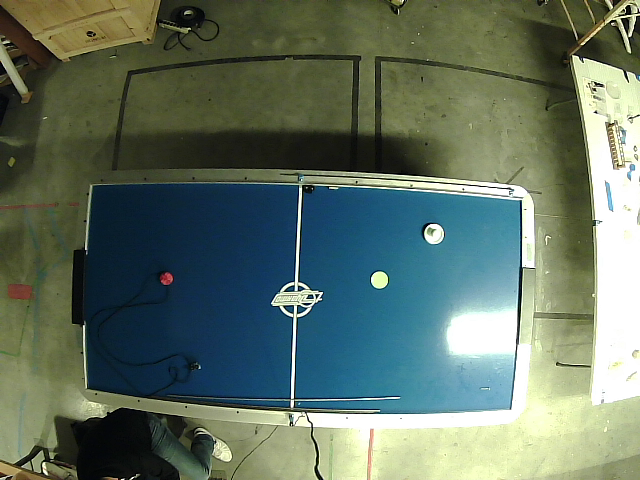
#> input picture notebooks/overhead-science-4.png, 640 x 480 px
$ jupyter execute --allow-errors 'Find the Pieces.ipynb'   (older library calls are emulated)
#> lines starting #> are read from the running program, lines starting #| are printed output that depends on the picture; after the words box and inside, x2 and y2 are one past the last pixel; in counts of white or black regions, pixels touching at a corner belong together
[cell 1]
import numpy as np
import cv2
import imutils
import skimage

import matplotlib.pyplot as plt
from mpl_toolkits.mplot3d import Axes3D
from matplotlib import cm
from matplotlib import colors

[cell 2]
def show_img(image):
    plt.figure(figsize=(16,16))
    plt.imshow(image)

[cell 3]
path = r'overhead-science-4.png'
img = cv2.imread(path)
#> img is the input picture: shape (480, 640, 3); mean B, G, R 98.7, 113, 96.5

[cell 4]
## isolate the table
rgb = cv2.cvtColor(img, cv2.COLOR_BGR2RGB)
show_img(rgb)

[cell 5]
t, blue = cv2.threshold(rgb, 20, 255, cv2.THRESH_BINARY_INV, cv2.ADAPTIVE_THRESH_GAUSSIAN_C)
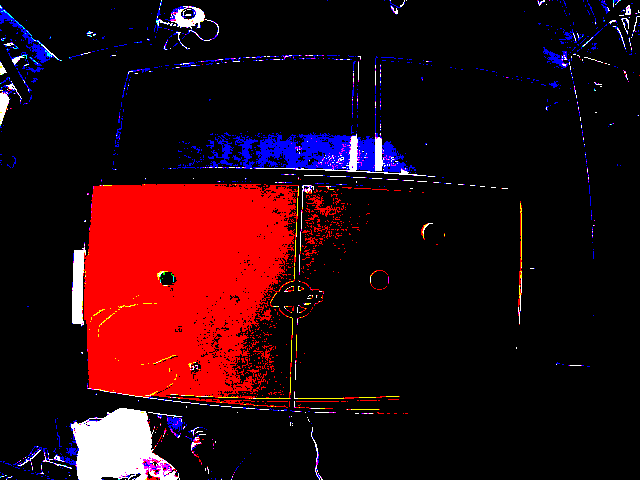
#> blue: shape (480, 640, 3); mean R, G, B 41.6, 8.3, 14.8
mask = ~blue[:,:,2]
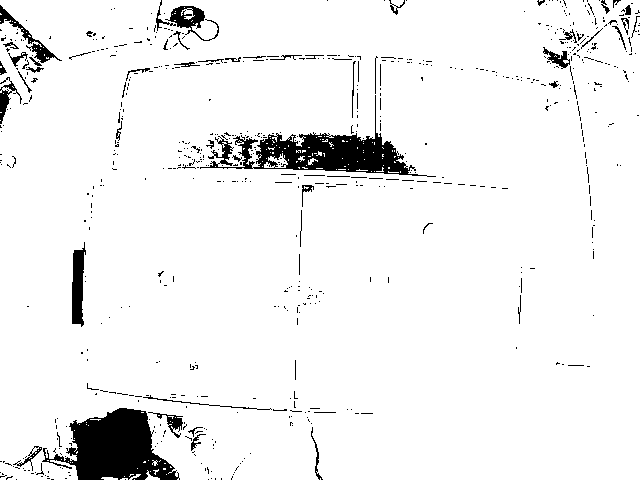
#> mask: shape (480, 640); 94.2% white; 668 black regions (605 under 20 px), largest, box (x1, y1, x2, y2) and area: (42, 408, 180, 480) 5509, (200, 95, 436, 177) 4993, (72, 242, 86, 327) 815
show_img(mask)

[cell 6]
## isolate HUE
hsv = cv2.cvtColor(img, cv2.COLOR_RGB2HSV)
#> hsv: shape (480, 640, 3); mean H, S, V 60.2, 107.4, 120.6
hsv[:,:,1:] = 0
#> hsv: shape (480, 640, 3); mean H, S, V 60.2, 0, 0
show_img(hsv)

[cell 7]
t, hue = cv2.threshold(hsv, 50, 255, cv2.THRESH_BINARY_INV, cv2.ADAPTIVE_THRESH_GAUSSIAN_C)
#> hue: shape (480, 640, 3); mean H, S, V 94.2, 255, 255
hue = hue[:,:,0]
#> hue: shape (480, 640); 36.9% white; 96 white regions (75 under 20 px), largest, box (x1, y1, x2, y2) and area: (72, 182, 536, 430) 97048, (592, 149, 640, 405) 8866, (72, 408, 184, 480) 5392
show_img(hue)

[cell 8]
masked = hue & mask
#> masked: shape (480, 640); 34.9% white; 146 white regions (130 under 20 px), largest, box (x1, y1, x2, y2) and area: (82, 182, 536, 430) 96109, (592, 149, 640, 405) 8865, (146, 412, 184, 460) 646
show_img(masked)

[cell 9]
## denoise

kernel = np.ones((1, 1))
opened = cv2.morphologyEx(masked, cv2.MORPH_OPEN, kernel)
closed = cv2.morphologyEx(opened, cv2.MORPH_CLOSE, np.ones((1,5)))
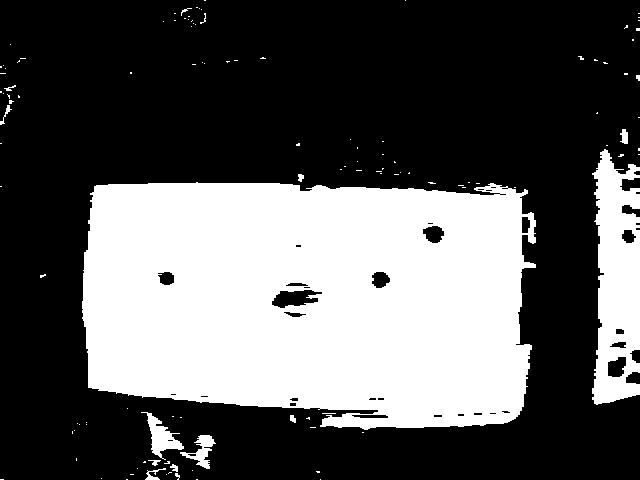
#> closed: shape (480, 640); 35.2% white; 118 white regions (103 under 20 px), largest, box (x1, y1, x2, y2) and area: (82, 182, 536, 430) 97210, (592, 149, 640, 405) 9005, (141, 412, 184, 460) 741
show_img(closed)

[cell 10]
## edges are less work

laplacian = cv2.Laplacian(closed,cv2.CV_8UC1)
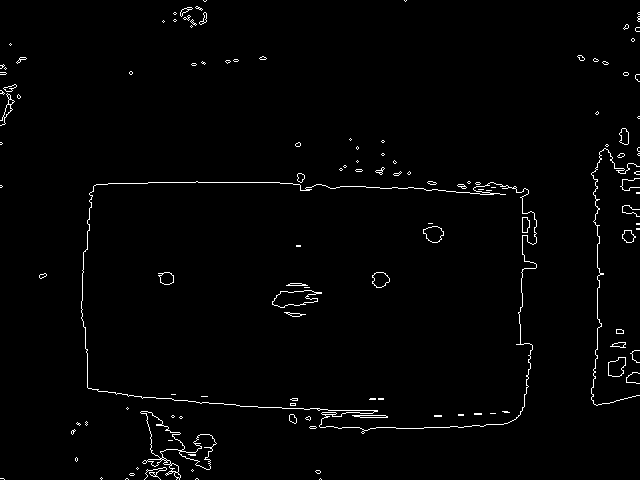
#> laplacian: shape (480, 640); 1.5% white in thin lines or dots
#edges = cv2.Canny(closed, 1, 1)
show_img(laplacian)

[cell 11]
## find largest external blob

im2, outer_contours, hierarchy = cv2.findContours(laplacian, cv2.RETR_EXTERNAL, cv2.CHAIN_APPROX_NONE)
#> outer_contours = 99 contours, 80 with area under 20; largest, box (x1, y1, x2, y2) and area: (81, 181, 537, 434) 99822, (140, 411, 217, 480) 1606, (608, 357, 626, 377) 248, (619, 128, 629, 145) 111, (622, 230, 636, 243) 108
max_contour = max(outer_contours, key = cv2.contourArea)
#> max_contour = contour of 1551 points, box (x1, y1, x2, y2) (81, 181, 537, 434), area 99822
test = cv2.drawContours(np.zeros_like(laplacian), [max_contour], -1, (255,255,255), 5)
#> test: shape (480, 640); 3.4% white; 1 white region
show_img(test)

[cell 12]
## translate playing area to a clean rect

rect = cv2.minAreaRect(max_contour)
#> rect = ((308.4, 307.1), (251.4, 454.9), -89.81)
box = cv2.boxPoints(rect)
#> box = [[535.4, 433.6], [80.56, 432], [81.41, 180.6], [536.3, 182.1]]
box = np.int0(box)
#> box = [[535, 433], [80, 432], [81, 180], [536, 182]]

from imutils import perspective
ordered = np.int0(perspective.order_points(box))
#> ordered = [[81, 180], [536, 182], [535, 433], [80, 432]]

disp = rgb.copy()
cv2.drawContours(disp,[ordered],0,(255,0,0),2)
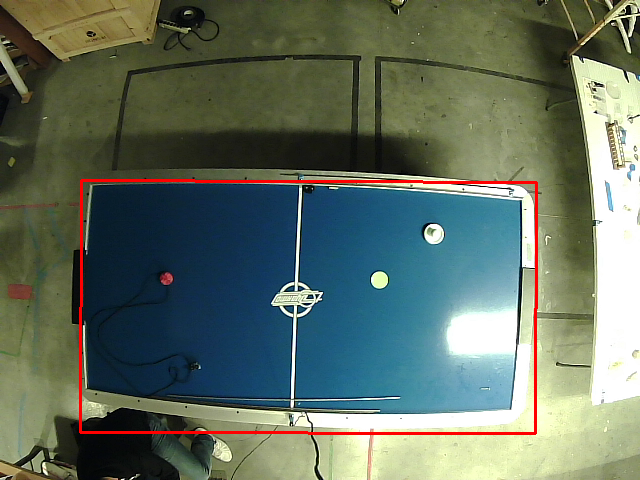
#> disp: shape (480, 640, 3); mean R, G, B 98.2, 111, 97.1
show_img(disp)

[cell 13]
## draw all of the shapes

im2, all_contours, hierarchy = cv2.findContours(laplacian, cv2.RETR_TREE, cv2.CHAIN_APPROX_NONE)
#> all_contours = 255 contours, 199 with area under 20; largest, box (x1, y1, x2, y2) and area: (81, 181, 537, 434) 99822, (81, 181, 537, 431) 99736, (140, 411, 217, 480) 1606, (140, 411, 185, 459) 832, (179, 434, 217, 470) 560

test = cv2.drawContours(np.zeros_like(laplacian), all_contours, -1, (255,255,255), 5)
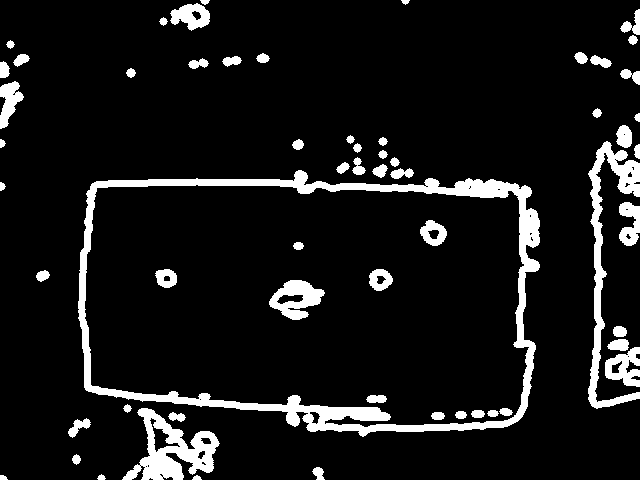
#> test: shape (480, 640); 9.3% white; 60 white regions
show_img(test)

[cell 14]
## isolate the shapes inside the table area

def point_in_box(point, box):
    return point[0] > min(box[:,0]) and point[0] < max(box[:,0]) and point[1] > min(box[:,1]) and point[1] < max(box[:,1])

contours_in_box = [c for c in all_contours if not (min(c[:,0,0]) <= min(box[:,0]) or max(c[:,0,0]) >= max(box[:,0]) or min(c[:,0,1]) <= min(box[:,1]) or max(c[:,0,1]) >= max(box[:,1]))]
#> contours_in_box = 63 contours, 43 with area under 20; largest, box (x1, y1, x2, y2) and area: (272, 290, 322, 308) 497, (272, 290, 318, 308) 486, (423, 226, 444, 243) 228, (423, 226, 444, 243) 224, (372, 272, 390, 288) 188

disp = np.zeros_like(laplacian)
cv2.drawContours(disp, [box], 0, (255, 0, 0), 1)
#> disp: shape (480, 640); 0.46% white in thin lines or dots, all inside (x1, y1, x2, y2) = (80, 180, 537, 434)
cv2.drawContours(disp, contours_in_box, -1, (255,255,255), 5)
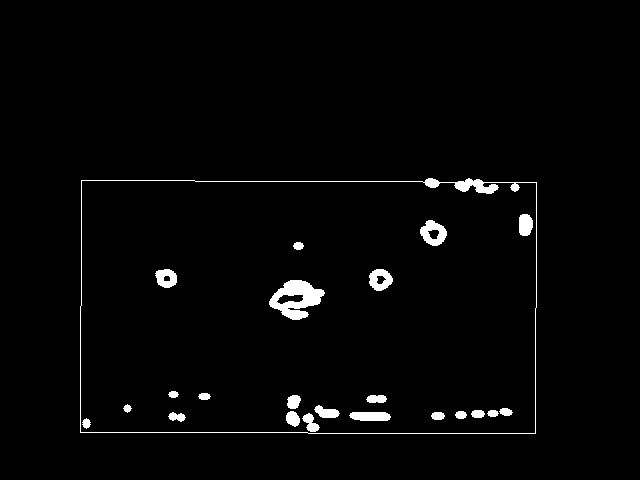
#> disp: shape (480, 640); 2.1% white; 23 white regions
show_img(disp)

[cell 15]
## filter out large shapes

def get_area(c):
    m = cv2.moments(c)
#> m = moments, m00 99821.5, centre m10/m00, m01/m00 = (310.8, 299.1)
    return m['m00']

max_area = get_area(max_contour)
#> max_area = 99821.5
#print('Max Area = %.2f' %(max_area))

small_contours = [c for c in contours_in_box if (get_area(c) * 100 / max_area) < 50 and (get_area(c) * 100 / max_area) > 0.1]
#> small_contours = 8 contours; box (x1, y1, x2, y2) and area: (272, 290, 322, 308) 497, (272, 290, 318, 308) 486, (423, 226, 444, 243) 228, (423, 226, 444, 243) 224, (372, 272, 390, 288) 188, (372, 272, 390, 288) 183, (158, 272, 174, 285) 134, (159, 272, 174, 285) 130
test = cv2.drawContours(np.zeros_like(laplacian), small_contours, -1, (255,255,255), 5)
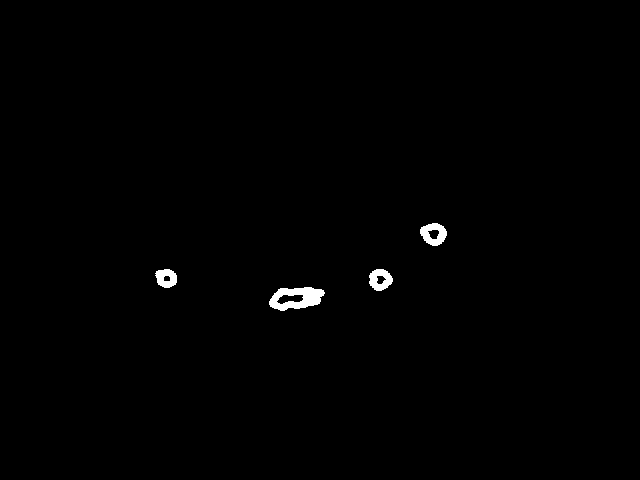
#> test: shape (480, 640); 0.6% white; 4 white regions
show_img(test)

[cell 16]
## filter out non-circular shapes

def is_circle(c):
    polys = len(cv2.approxPolyDP(c,0.01*cv2.arcLength(c,True),True))
    if polys < 8 or polys > 15:
        return False

    center, radius = cv2.minEnclosingCircle(c)
    area = get_area(c)
    circle_area = 3.14*radius*radius
    if abs(area-circle_area) > .5 * area:
        return False

    return True

circular_contours = [c for c in small_contours if is_circle(c)]
#> circular_contours = 3 contours; box (x1, y1, x2, y2) and area: (423, 226, 444, 243) 224, (372, 272, 390, 288) 183, (159, 272, 174, 285) 130

#> (the rest of this cell did not finish here and is left out)

[cell 17]
## put it all together

disp = rgb.copy()
cv2.drawContours(disp, [box], 0, (255, 0, 0), 1)
cv2.drawContours(disp, circular_contours, -1, (0,255,0), 2)
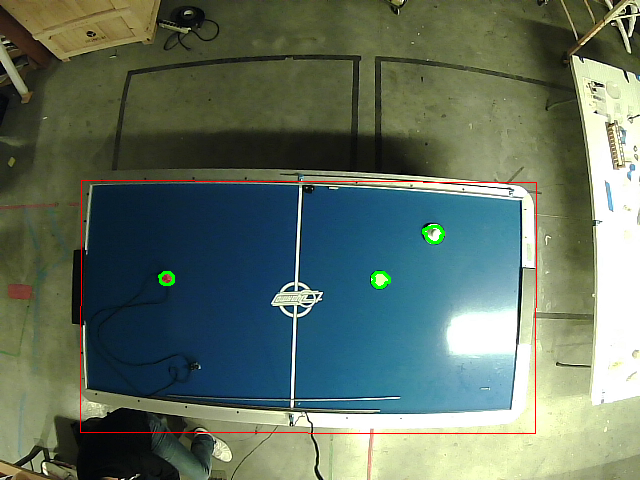
#> disp: shape (480, 640, 3); mean R, G, B 96.8, 112.5, 97.9
show_img(disp)

[cell 18]
def annotate(img):
    rgb = cv2.cvtColor(img, cv2.COLOR_BGR2RGB)

    ## isolate HUE
    hsv = cv2.cvtColor(img, cv2.COLOR_RGB2HSV)
    hsv[:,:,1:] = 0
    t, hue = cv2.threshold(hsv, 50, 255, cv2.THRESH_BINARY)
#> hue: shape (480, 640, 3); mean H, S, V 160.8, 0, 0
    hue = ~hue[:,:,0]

    ## mask out black
    t, blue = cv2.threshold(rgb, 20, 255, cv2.THRESH_BINARY_INV, cv2.ADAPTIVE_THRESH_GAUSSIAN_C)
    mask = ~blue[:,:,2]
    masked = mask & hue

    ## denoise
    kernel = np.ones((1, 1))
    opened = cv2.morphologyEx(masked, cv2.MORPH_OPEN, kernel)
    closed = cv2.morphologyEx(opened, cv2.MORPH_CLOSE, np.ones((1,5)))

    ## edges are less work
    laplacian = cv2.Laplacian(closed,cv2.CV_8UC1)

    ## find largest external blob
    im2, outer_contours, hierarchy = cv2.findContours(laplacian, cv2.RETR_EXTERNAL, cv2.CHAIN_APPROX_NONE)
    max_contour = max(outer_contours, key = cv2.contourArea)

    ## translate playing area to a clean rect
    rect = cv2.minAreaRect(max_contour)
#> rect = ((308.4, 307.1), (251.4, 454.9), -89.81)
    box = np.int0(cv2.boxPoints(rect))
    print(box)
#| [[535 433]
#|  [ 80 432]
#|  [ 81 180]
#|  [536 182]]

    ## get all of the shapes
    im2, all_contours, hierarchy = cv2.findContours(laplacian, cv2.RETR_TREE, cv2.CHAIN_APPROX_NONE)

    ## isolate the shapes inside the table area
    contours_in_box = [c for c in all_contours if not (min(c[:,0,0]) <= min(box[:,0]) or max(c[:,0,0]) >= max(box[:,0]) or min(c[:,0,1]) <= min(box[:,1]) or max(c[:,0,1]) >= max(box[:,1]))]

    ## filter out large shapes
    def get_area(c):
        m = cv2.moments(c)
        return m['m00']
    max_area = get_area(max_contour)
    small_contours = [c for c in contours_in_box if (get_area(c) * 100 / max_area) < 50 and (get_area(c) * 100 / max_area) > 0.1]

    ## filter out non-circular shapes
    def is_circle(c):
        polys = len(cv2.approxPolyDP(c,0.01*cv2.arcLength(c,True),True))
        if polys < 8 or polys > 15:
            return False

        center, radius = cv2.minEnclosingCircle(c)
        area = get_area(c)
        circle_area = 3.14*radius*radius
        if abs(area-circle_area) > .5 * area:
            return False

        return True

    circular_contours = [c for c in small_contours if is_circle(c)]

    ## put it all together
    cv2.drawContours(rgb, [box], 0, (255, 0, 0), 2)
    cv2.drawContours(rgb, circular_contours, -1, (0,255,0), 2)
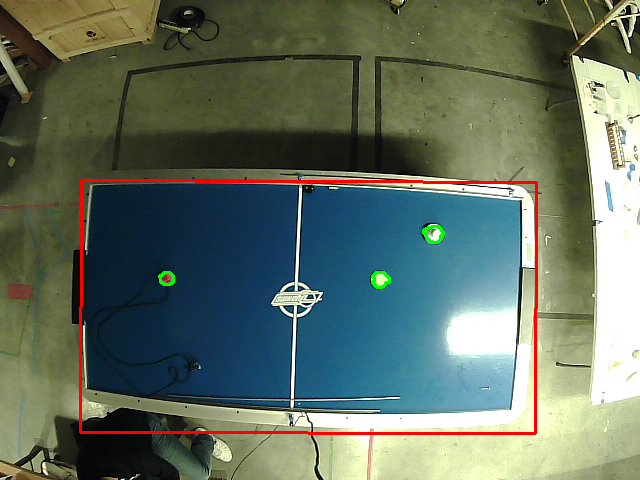
#> rgb: shape (480, 640, 3); 0.17% of pixels changed, all inside (x1, y1, x2, y2) = (158, 225, 445, 289)
    return rgb
